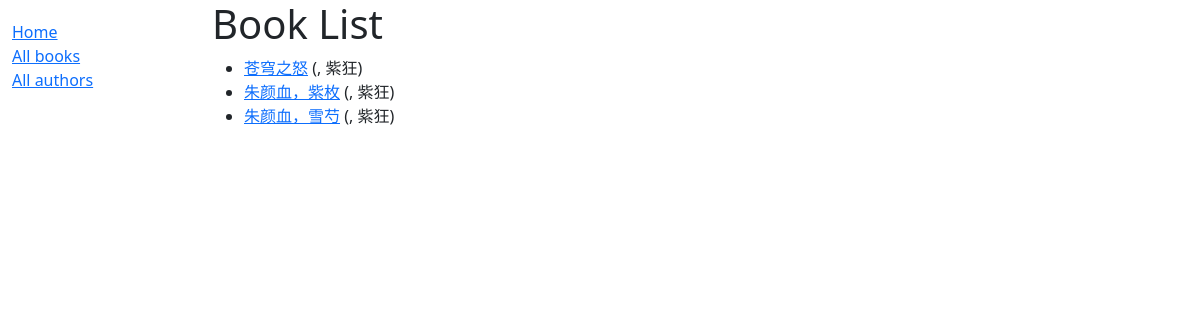
/catalog/books/, run on an earlier commit of the app's database.
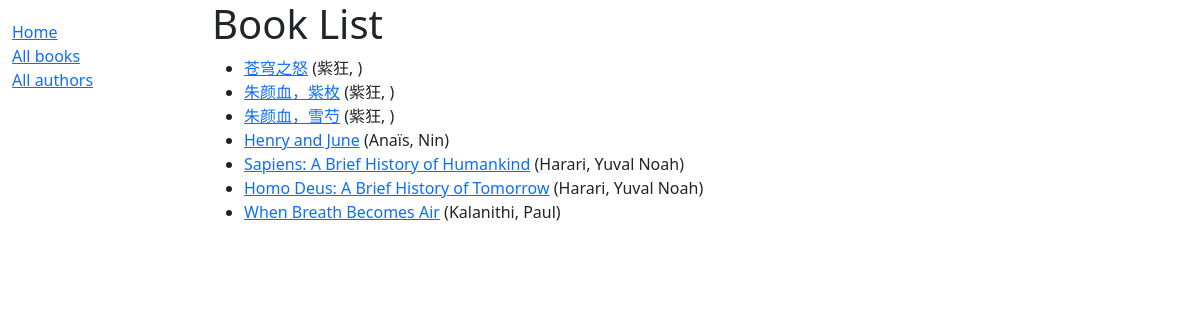
And on a later commit of the database.
### catalog/models.py (models this page shows, shortened)
class Book(models.Model):
    title = models.CharField(max_length=200)
    author = models.ForeignKey('Author', on_delete=models.RESTRICT, null=True)
    summary = models.TextField(
        max_length=1000, help_text="Enter a brief description of the book"
    )
    isbn = models.CharField('ISBN', max_length=13,
                            unique=False,
                            help_text='13 Character (Input NA if not applicable) <a href="https://www.isbn-international.org/content/what-isbn'
                                      '">ISBN number</a>')
    genre = models.ManyToManyField(
        Genre, help_text="Select a genre for this book"
    )
    language = models.ForeignKey(
    'Language', on_delete=models.SET_NULL, null=True)
    age_restrictions = models.PositiveIntegerField(
        default=0, help_text="Enter the minimum age restriction for this book (0 for no restriction)"
    )
    def get_absolute_url(self):
        return reverse('book-detail', args=[str(self.id)])
    def display_genre(self):
        """Create a string for the Genre. This is required to display genre in Admin"""
        return ', '.join(genre.name for genre in self.genre.all()[:3])
    display_genre.short_description = 'Genre'

class Author(models.Model):
    first_name = models.CharField(max_length=100, blank=True)
    last_name = models.CharField(max_length=100)
    date_of_birth = models.DateField(null=True, blank=True)
    date_of_death = models.DateField('Died', null=True, blank=True)
    class Meta:
        ordering = ['last_name', 'first_name']
    def __str__(self):
        return f'{self.last_name}, {self.first_name}'

### catalog/views.py (the view)
# urls.py: path('books/', views.BookListView.as_view(), name='books'),
class BookListView(generic.ListView):
    model = Book
    paginate_by = 10

### catalog/templates/catalog/book_list.html
{% extends "base_generic.html" %}
{% block content %}
  <h1>Book List</h1>
  {% if book_list %}
    <ul>
      {% for book in book_list %}
      <li>
        <a href="{{ book.get_absolute_url }}">{{ book.title }}</a>
        ({{book.author}})
      </li>
      {% endfor %}
    </ul>
  {% else %}
    <p>There are no books in the library.</p>
  {% endif %}
{% endblock %}

### catalog/templates/base_generic.html (shortened to what this page needs)
<!DOCTYPE html>
<html lang="en">
  <head>
    <link href="https://cdn.jsdelivr.net/npm/bootstrap@5.3.3/dist/css/bootstrap.min.css"
      rel="stylesheet"
>
    {% load static %}
    <link rel="stylesheet" href="{% static 'css/styles.css' %}" />
  </head>
  <body>
    <div class="container-fluid">
      <div class="row">
        <div class="col-sm-2">
          {% block sidebar %}
            <ul class="sidebar-nav">
              <li><a href="{% url 'index' %}">Home</a></li>
              <li><a href="{% url 'books' %}">All books</a></li>
              <li><a href="">All authors</a></li>
            </ul>
          {% endblock %}
        </div>
        <div class="col-sm-10 ">{% block content %}{% endblock %}
        </div>
      </div>
    </div>
  </body>
</html>

What changed in the data, as far as the page shows it:
changed Book "苍穹之怒": author ", 紫狂" → "紫狂,"
changed Book "朱颜血，紫枚": author ", 紫狂" → "紫狂,"
changed Book "朱颜血，雪芍": author ", 紫狂" → "紫狂,"
added Book: title "Henry and June", author "Anaïs, Nin"
added Book: title "Sapiens: A Brief History of Humankind", author "Harari, Yuval Noah"
added Book: title "Homo Deus: A Brief History of Tomorrow", author "Harari, Yuval Noah"
added Book: title "When Breath Becomes Air", author "Kalanithi, Paul"
